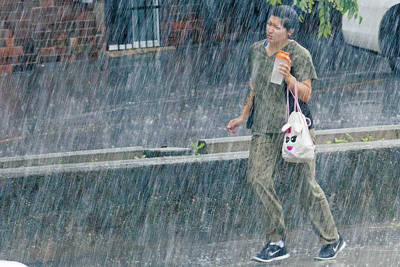
#> input picture rain/rain.jpg, 400 x 267 px; its folder holds only this picture in this run
$ python HazeRemovalWidthGuided.py
#> lines starting #> are read from the running program, lines starting #| are printed output that depends on the picture
#!/usr/bin/env python
# encoding: utf-8

from PIL import Image
import os
import numpy as np
from guidedfilter import guidedfilter


class HazeRemoval:
    def __init__(self, filename, omega = 0.85, r = 40):
        self.filename = filename
        self.omega = omega
        self.r = r
        self.eps = 10 ** (-3)
        self.t = 0.1

    def _ind2sub(self, array_shape, ind):
        rows = (ind.astype('int') / array_shape[1])
        cols = (ind.astype('int') % array_shape[1]) # or numpy.mod(ind.astype('int'), array_shape[1])
        return (rows, cols)

    def _rgb2gray(self, rgb):
        return np.dot(rgb[...,:3], [0.299, 0.587, 0.114])

    def haze_removal(self):
        oriImage = np.array(Image.open(self.filename))
        img = np.array(oriImage).astype(np.double) / 255.0
        grayImage = self._rgb2gray(img)

        darkImage = img.min(axis=2)

        (i, j) = self._ind2sub(darkImage.shape, darkImage.argmax())

        A = img[int(i), int(j), :].mean()
        transmission = 1 - self.omega * darkImage / A

        transmissionFilter = guidedfilter(grayImage, transmission, self.r, self.eps )
        transmissionFilter[transmissionFilter < self.t] = self.t

        resultImage = np.zeros_like(img)
        for i in range(3):
            resultImage[:, :, i] = (img[:, :, i] - A) / transmissionFilter + A

        resultImage[resultImage < 0] = 0
        resultImage[resultImage > 1] = 1
        result = Image.fromarray((resultImage * 255).astype(np.uint8))

        return result

if __name__ == '__main__':
    list_dir_file = os.walk("./rain/")
    list_file = []
    for i in list_dir_file:
        list_file = i[2]

    for i in list_file:
        imageName = i
        file_path = os.path.join("./rain", imageName)
        Image.open(file_path).show()
        result = HazeRemoval(file_path)
        result.haze_removal().show()
#> in haze_removal, oriImage is the input picture: shape (267, 400, 3); mean R, G, B 107.5, 119.8, 124.6
#> in _rgb2gray, `return np.dot(rgb[...,:3], [0.299, 0.587, 0.114])`:
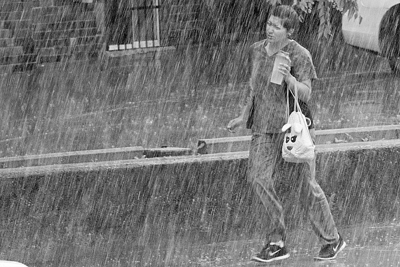
#> returned value: shape (267, 400) float64; min 0.0127, max 1, mean 0.457
#> in haze_removal, `darkImage = img.min(axis=2)`:
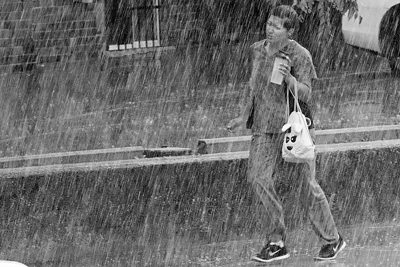
#> darkImage: shape (267, 400) float64; min 0, max 1, mean 0.414
#> in _ind2sub, `rows = (ind.astype('int') / array_shape[1])`: rows = 115.8
#> in _ind2sub, `cols = (ind.astype('int') % array_shape[1]) # or numpy.mod(ind.astype(..`: cols = 303
#> in haze_removal, `(i, j) = self._ind2sub(darkImage.shape, darkImage.argmax())`: i = 115.8; j = 303
#> in haze_removal, `A = img[int(i), int(j), :].mean()`: A = 1
#> in haze_removal, `transmission = 1 - self.omega * darkImage / A`:
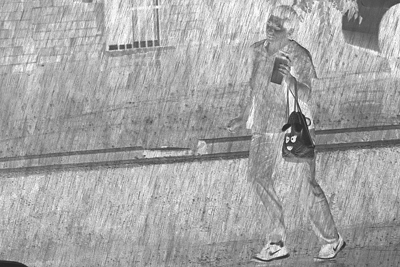
#> transmission: shape (267, 400) float64; min 0.15, max 1, mean 0.648
#> (the call stopped at in haze_removal, `transmissionFilter = guidedfilter(grayImage, transmission, self.r, sel..`: guidedfilter is not available in this run)

$ run again, on rain/rain_1.jpg
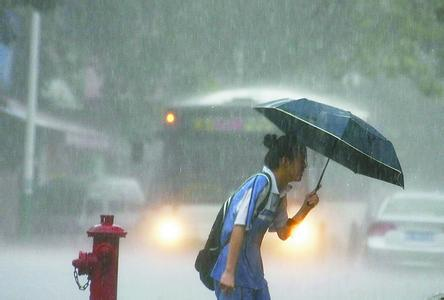
#> input picture rain/rain_1.jpg, 444 x 300 px
#> in haze_removal, oriImage is the input picture: shape (300, 444, 3); mean R, G, B 142.3, 156.1, 151.7
#> in haze_removal, `darkImage = img.min(axis=2)`:
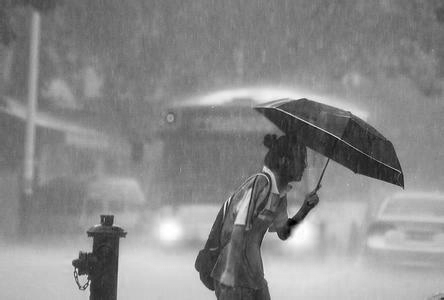
#> darkImage: shape (300, 444) float64; min 0, max 1, mean 0.541
#> rows = 225.4
#> cols = 168
#> i = 225.4; j = 168
#> A = 1
#> in haze_removal, `transmission = 1 - self.omega * darkImage / A`:
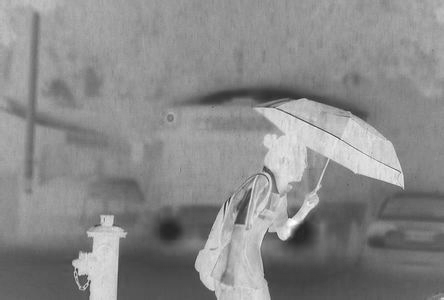
#> transmission: shape (300, 444) float64; min 0.15, max 1, mean 0.54
